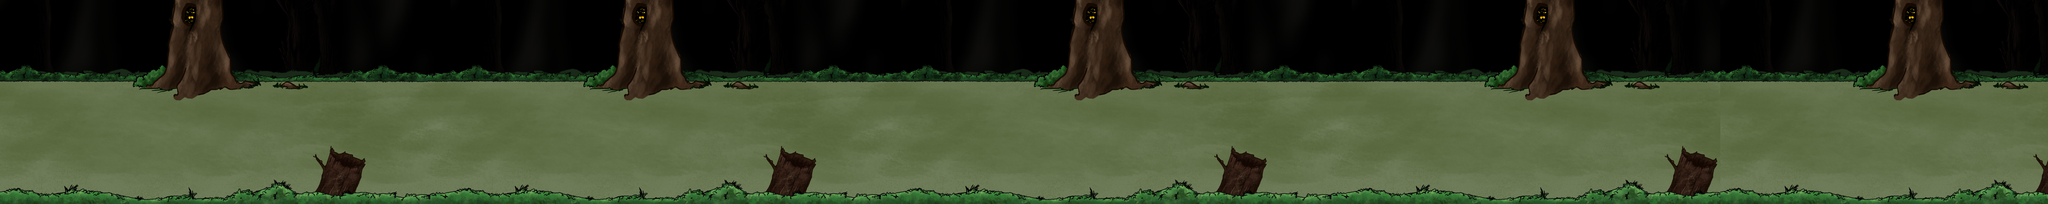

This is a level from a 2D game, rendered from its Tiled map with the project's own tilesets. A one-line summary and the map file follow, with tile-layer data summarised:
An orthogonal 100x10 tile map with 64x64 px tiles, 1 tile layer (bg_Kachelebene 1) and 1 object (spawn).

<map version="1.0" orientation="orthogonal" width="100" height="10" tilewidth="64" tileheight="64">
 <tileset firstgid="1" name="GameLayer_03" tilewidth="64" tileheight="64">
  <image source="img/GameLayer_03.png" width="1408" height="640" />
 </tileset>
 <layer name="bg_Kachelebene 1" width="100" height="10">
  <properties>
   <property name="vx" value="1" />
   <property name="vy" value="1" />
   <property name="x" value="0" />
   <property name="y" value="0" />
  </properties>
  <data>[1000 cells, 1000 non-empty, 220 distinct tile ids]</data>
 </layer>
 <objectgroup draworder="topdown" name="$enemySpawn" width="100" height="10">
  <properties>
   <property name="max" value="8" />
   <property name="min" value="3" />
   <property name="spawn" value="goblin" />
  </properties>
  <object type="spawn" x="1692" y="275" width="1332" height="324">
   <properties>
    <property name="dist" value="400" />
    <property name="height" value="5" />
    <property name="max" value="9" />
    <property name="min" value="3" />
    <property name="name" value="goblin" />
    <property name="skin" value="goblin" />
    <property name="width" value="20" />
   </properties>
  </object>
 </objectgroup>
</map>
